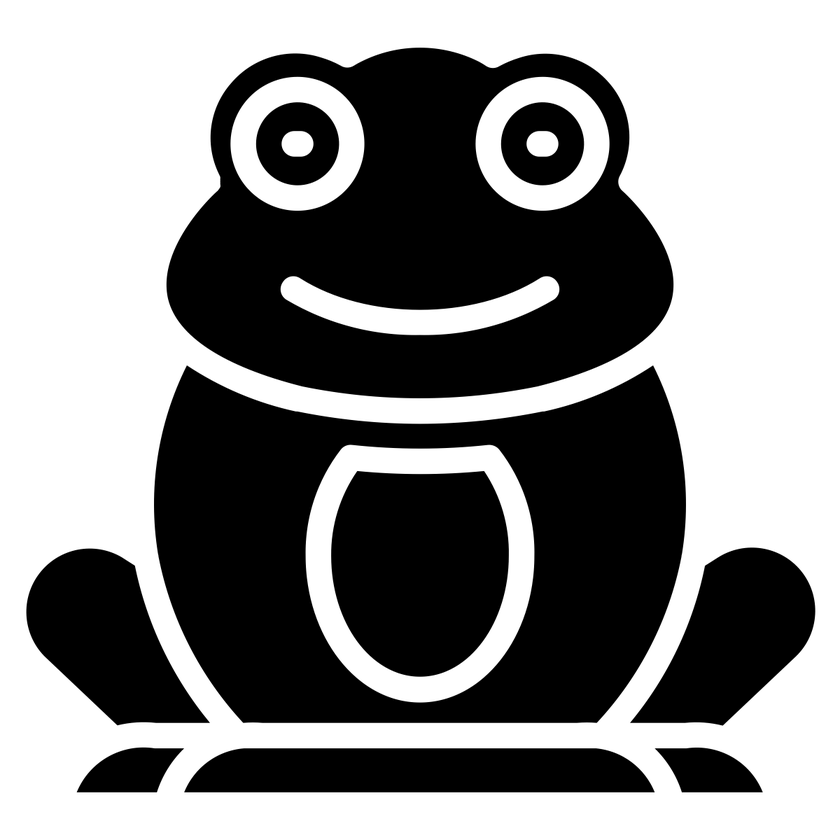
#> input picture python/frog.png, 840 x 840 px, shrunk from 1200 x 1200 before the run
$ jupyter execute --allow-errors HistgramRecipes.ipynb
#> lines starting #> are read from the running program, lines starting #| are printed output that depends on the picture
# Ways to produce histograms

[cell 1]
import numpy as np
import matplotlib.pyplot as plt
import skimage.filters as flt

import sys
#update the following line to the downloaded software location
sys.path.append('/Users/ander/source/repos/scripts/python/')

import amglib.readers as io

## Read data
Usually, you have two images to compare. This reader loads two stacks of tiff images.

#> (a cell that did not finish here is left out)

#> (a cell that did not finish here is left out)

# Test data
These are test images I used to develop the notebook. Skip this section if you have real data.

[cell 4]
x = plt.imread('frog.png').mean(axis=2)
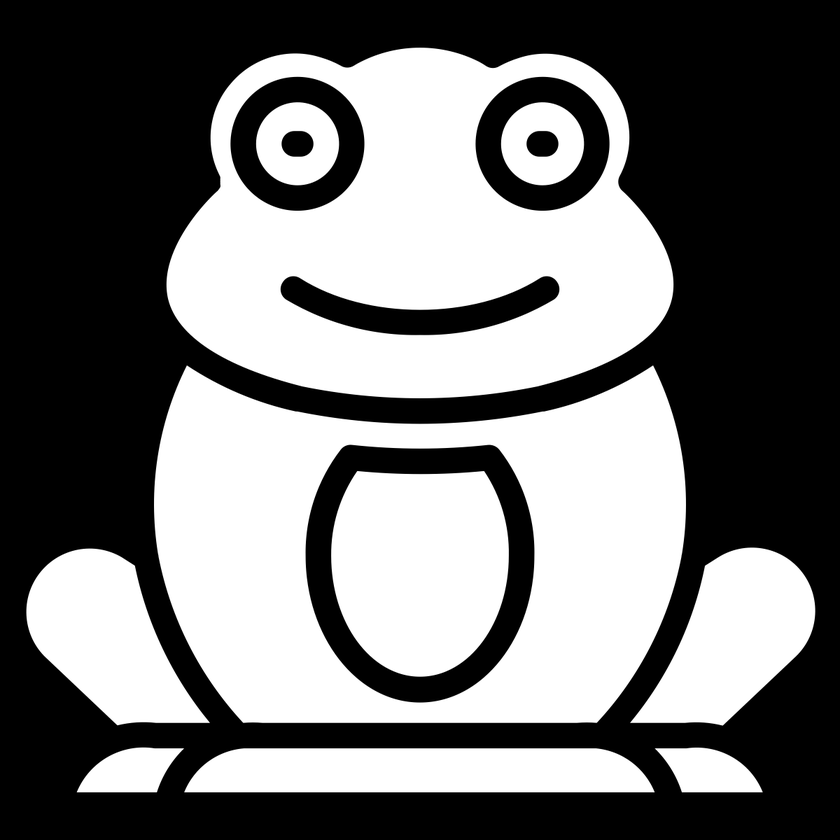
#> x: shape (840, 840) float32; min 0, max 0.25, mean 0.112; drawn with min black and max white
n = plt.imread('duck.png').mean(axis=2)
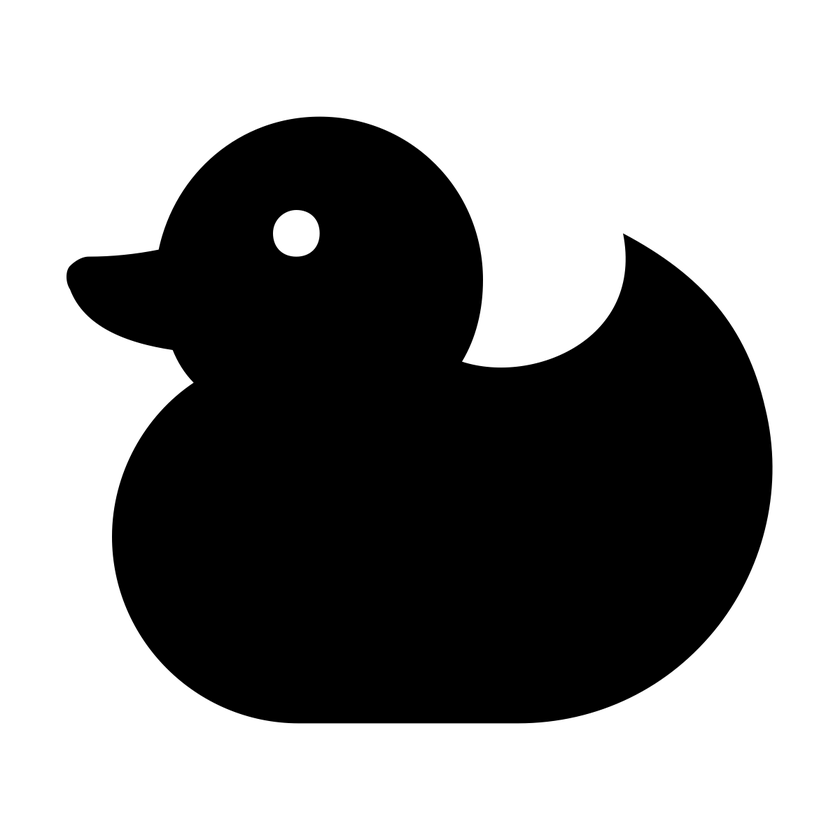
#> input picture python/duck.png, 840 x 840 px, shrunk from 1200 x 1200 before the run
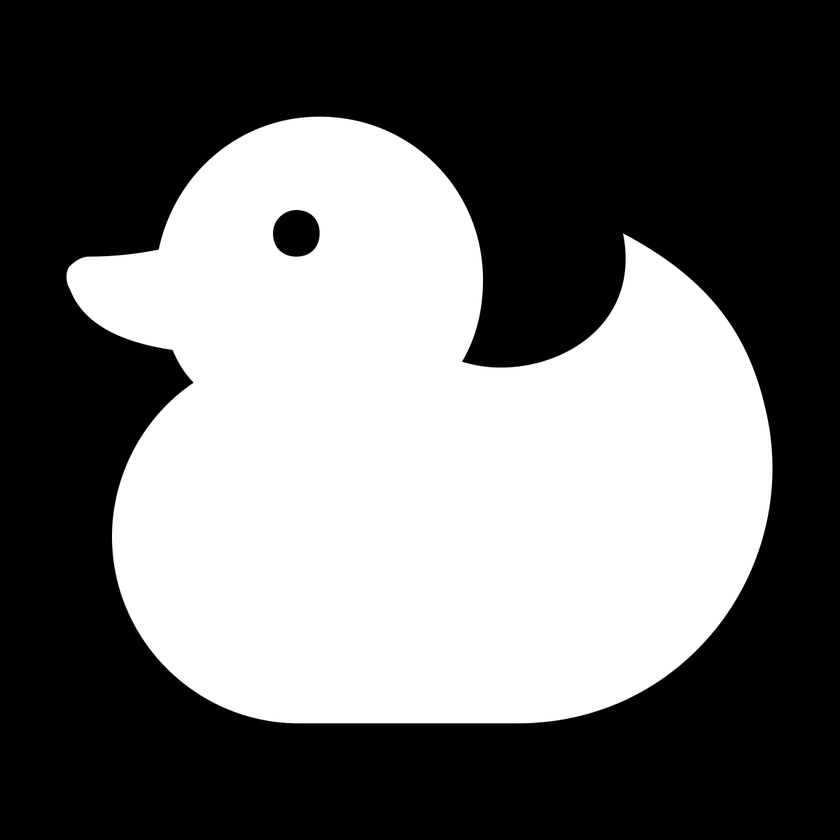
#> n: shape (840, 840) float32; min 0, max 0.25, mean 0.105; drawn with min black and max white

[cell 5]
x = x + np.random.normal( loc=0, scale=0.05, size=x.shape)
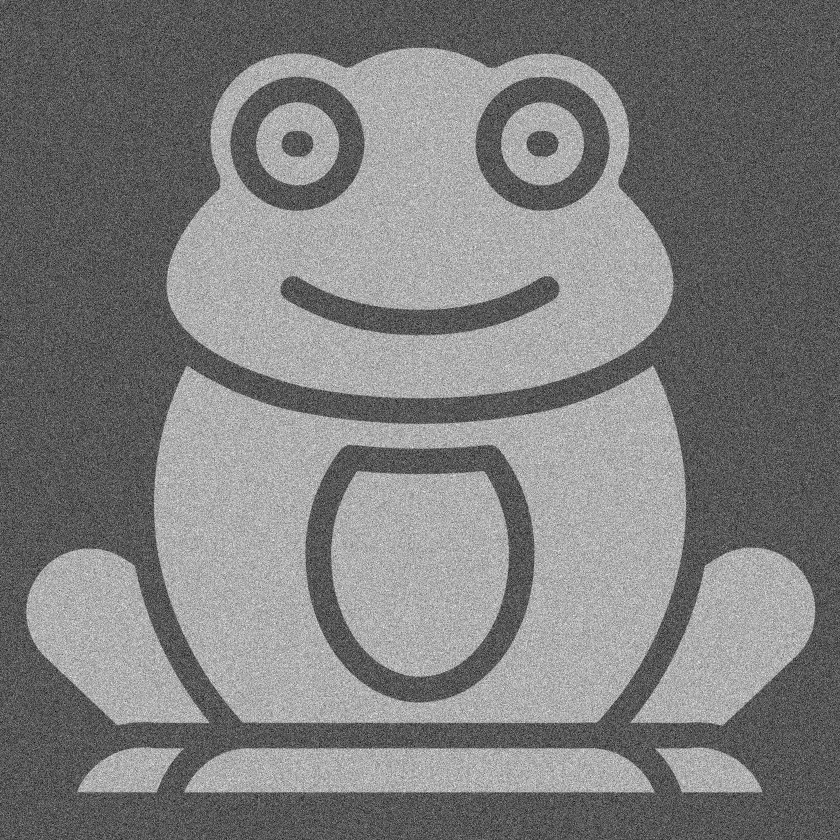
#> x: shape (840, 840) float64; min -0.245, max 0.479, mean 0.113; drawn with min black and max white
n = n + np.random.normal( loc=0, scale=0.1, size=n.shape)
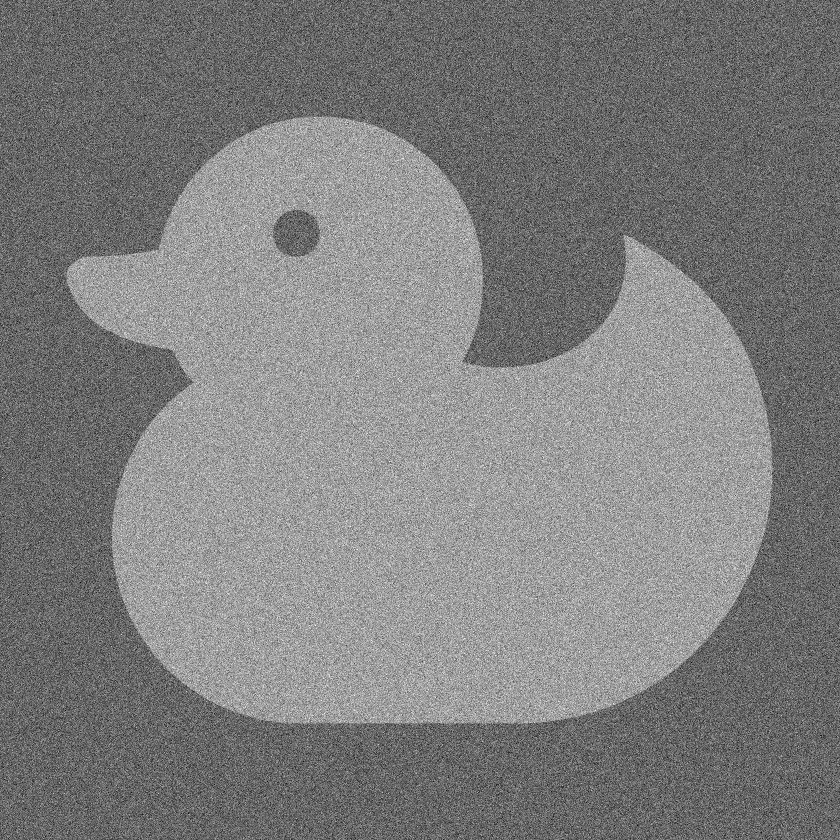
#> n: shape (840, 840) float64; min -0.452, max 0.669, mean 0.105; drawn with min black and max white

[cell 6]
fig, ax = plt.subplots(1,2, figsize=(15,7))

ax[0].imshow(x);
ax[1].imshow(n);

## Make histogram
Here, we create the different histograms.
- One bivariate
- One 1D histogram for neutrons
- One 1D histogram for X-rays

[cell 7]
nBins = 100 # Here, we select the number of bins in the histograms.
H, xedges, nedges = np.histogram2d(x.ravel(), n.ravel(), bins=nBins)
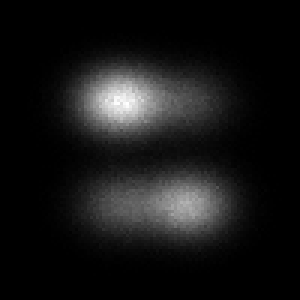
#> H: shape (100, 100) float64 (shown 3 times larger); min 0, max 818, mean 70.6; drawn with min black and max white
#> xedges = 101 values from -0.245 to 0.479; nedges = 101 values from -0.452 to 0.669
nH,nax = np.histogram(n.ravel(),bins=nedges)
#> nH = 100 values, max 18915 at index 41, min 0 at index 1, mean 7056; nax = 101 values from -0.452 to 0.669
xH,xax= np.histogram(x.ravel(),bins=xedges)
#> xH = 100 values, max 22298 at index 34, min 1 at index 1, mean 7056; xax = 101 values from -0.245 to 0.479

Sometimes, there is too little data for the chosen number of bins. Then either you have to reduce the number of bins or you can also use a median filter to smooth the histogram.

[cell 8]
H = flt.median(H,np.ones([3,3]))

# Show 2D histograms
The bivariate histogram is a 2D matrix. It can thus be shown as an image. Important here is to add a color bar to indicate what counts the color map corresponds to.

## Plain histogram
The first display the data as it is.

[cell 9]
fig, ax= plt.subplots(1,1, figsize=(12,8))
cax= ax.imshow(H,extent = [nedges.min(),nedges.max(),xedges.min(),xedges.max() ]);
ax.set_ylabel('X-rays')
ax.set_xlabel('Neutrons')
fig.colorbar(cax);
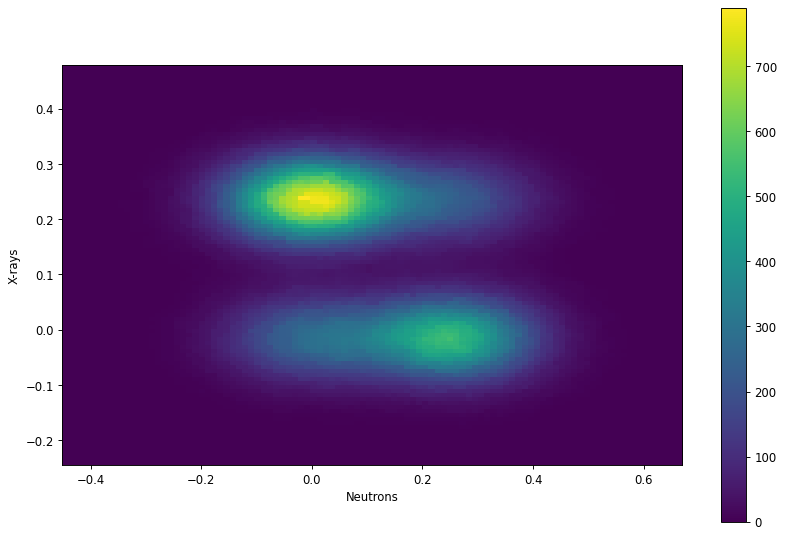
#> figure drawn by matplotlib, 2 panels

## Logarithm of the histogram
Often, there is a class unbalance in the data. The logarithm is a trick to emphasize the under represented data. Observe here that the colorbar now has a logarithmic scale.

[cell 10]
fig, ax= plt.subplots(1,1, figsize=(12,8))
cax  = plt.imshow(np.log(H+1),extent = [nedges.min(),nedges.max(),xedges.min(),xedges.max() ])
ticks = np.array([1,2,5,10,20,50,100, 200,500, 1000])
cbar = fig.colorbar(cax, ticks=np.log(ticks))
cbar.ax.set_yticklabels(ticks) ;
ax.set_ylabel('X-rays');
ax.set_xlabel('Neutrons');
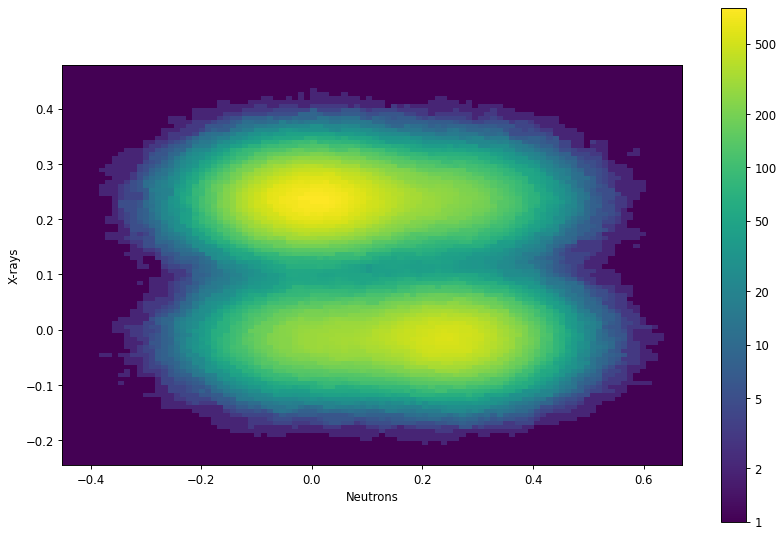
#> figure drawn by matplotlib, 2 panels
